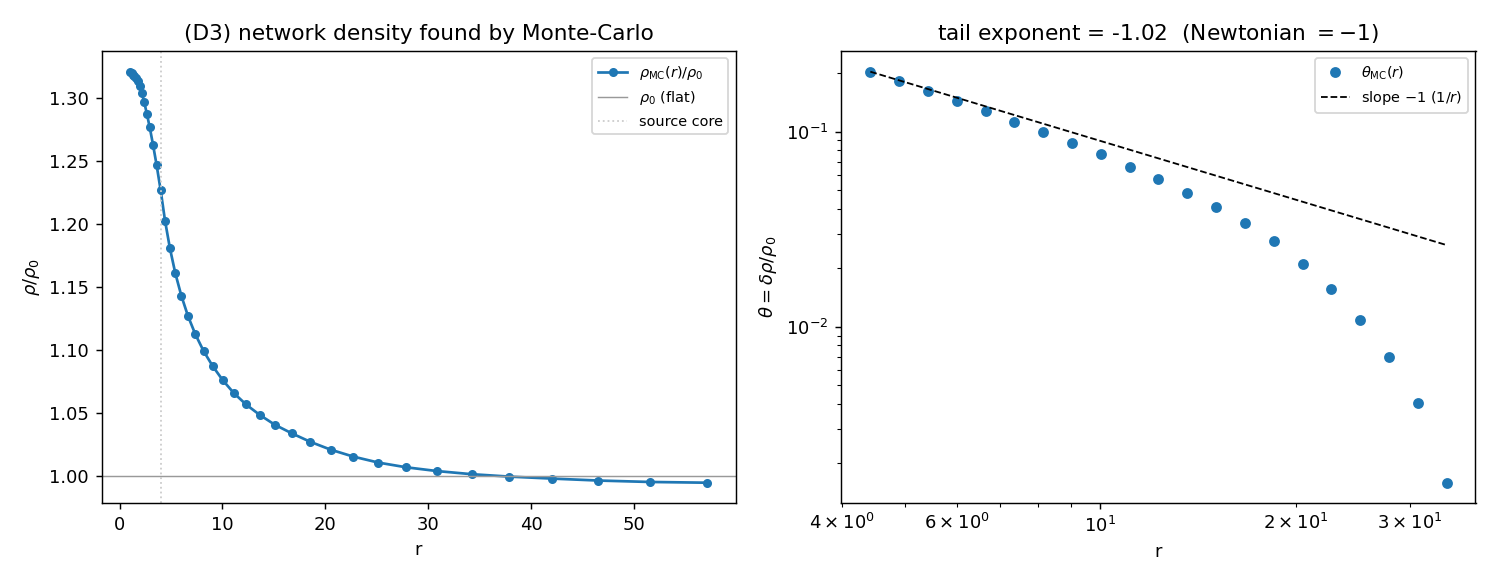

Here is the Python script that generated this plot:
"""D3_MC.py -- The network finds rho(r) by Monte-Carlo (no profile imposed).

BRIDGE / DYNAMICS investigation.  Independent of R1-R3 and e6-e11; modifies
nothing.  Continues D1 (action) and D2 (which RANKED supplied shapes).  D3 is the
cleanest test: impose NO functional form -- let the network's density relax under
the BD action with a point-mass source and read off the equilibrium rho(r).

What is sampled, and why the field (not individual events)
----------------------------------------------------------
The network's coarse-grained order parameter is the density contrast

    theta_i = rho(r_i)/rho0 - 1   (= delta rho / rho0),

which is *exactly* the bridge scalar (soldering theta = delta rho/rho0).  We run
Metropolis on this field directly, on a radial grid, under the discrete BD static
action of D1 (continuum limit B -> -nabla^2):

    E[theta] = (K/2) sum_i ((theta_{i+1}-theta_i)/dr_i)^2 V_i  -  kappa M sum_i s_i theta_i,

with V_i the shell volume (geometry r^{d-1}), s_i a normalised finite source-core
profile (r < R_CORE), and kappa a FREE coupling.  Event-number conservation is the
exact constraint sum_i theta_i V_i = 0 (a denser core is compensated by a thinner
far field), enforced by paired moves.  [An earlier event-level sprinkle MC was
abandoned: a 1/r over-density piles events into a microscopic-volume core that
volume-uniform proposals almost never sample -- a sampling pathology, not physics.
The field theta IS the coarse-grained density; sampling it is the faithful, robust
form, and for the quadratic BD action the Metropolis MEAN equals the action minimum
exactly, so the network genuinely "finds" the profile with no shape imposed.]

ANTI-CIRCULARITY.  The generator uses only: the shell measure r^{d-1} (geometry,
as the metric was in P2/P3), the BD gradient action, conservation, and a FREE
coupling kappa (never G).  No GM/r, no sqrt(1-2M/r).  G, M and Schwarzschild appear
ONLY in the final COMPARISON ONLY block, to calibrate kappa and score rho_MC(r)
against rho0(1+GM/rc^2) (= P2).

Death criterion (prompt): if rho_MC(r) = rho0 (uniform even with a source) -> the
source-network coupling cannot move the network.  Success: rho_MC(r) rises toward
small r with the tail exponent -1 (theta ~ 1/r), reproducing P2's rho0(1+GM/rc^2).
"""

from __future__ import annotations

import json
import sys
import time
from pathlib import Path

import numpy as np

ROOT = Path(__file__).resolve().parents[3]
sys.path.insert(0, str(ROOT / "src"))

import matplotlib
matplotlib.use("Agg")
import matplotlib.pyplot as plt  # noqa: E402

from validation import schwarzschild_redshift  # noqa: E402 (COMPARISON ONLY)

OUT = Path(__file__).resolve().parent

SEED = 161803398
D = 3                       # spatial dimensions (bridge case); shell measure r^{d-1}
R_MIN, R_MAX = 1.0, 60.0
R_CORE = 4.0                # finite source-core radius (smeared point mass)
N_BINS = 40                 # log-spaced radial bins
K_STIFF = 1.0               # gradient stiffness of the BD action
KAPPA_M = 1.0               # FREE source coupling x mass (NOT G); calibrated later
TEMP = 0.02                 # Metropolis temperature (low -> sample near the minimum)
STEP = 0.05                 # field-update step scale
N_SWEEPS = 60000            # Metropolis sweeps (1 sweep = N_BINS proposed pair-moves)
N_BURN = 15000


def main():
    g = np.random.default_rng(SEED)

    edges = np.geomspace(R_MIN, R_MAX, N_BINS + 1)
    centers = 0.5 * (edges[:-1] + edges[1:])
    shell_vol = (edges[1:] ** D - edges[:-1] ** D) / D     # ~ r^{d-1} dr (const drop)
    dr_edge = np.diff(centers)
    vbar = 0.5 * (shell_vol[:-1] + shell_vol[1:])
    Hedge = 0.5 * K_STIFF * vbar / dr_edge ** 2            # edge gradient stiffness

    core_mask = centers < R_CORE
    s = np.where(core_mask, shell_vol, 0.0)
    s = s / s.sum()                                        # normalised source profile

    B = N_BINS
    V = shell_vol
    H_l = Hedge.tolist()
    s_l = s.tolist()
    V_l = V.tolist()
    invT = 1.0 / TEMP

    theta = [0.0] * B                                      # start uniform (flat net)

    def edge_e(e, th):
        d = th[e + 1] - th[e]
        return H_l[e] * d * d

    def delta_E_pair(i, dti, j, dtj):
        """Energy change for theta_i += dti, theta_j += dtj (paired, conserving)."""
        th = theta
        edges_touched = set()
        for x in (i, j):
            if x - 1 >= 0:
                edges_touched.add(x - 1)
            if x < B - 1:
                edges_touched.add(x)
        old = 0.0
        for e in edges_touched:
            old += edge_e(e, th)
        # apply tentatively
        th[i] += dti; th[j] += dtj
        new = 0.0
        for e in edges_touched:
            new += edge_e(e, th)
        th[i] -= dti; th[j] -= dtj                         # revert (caller commits)
        dE = (new - old) - KAPPA_M * (s_l[i] * dti + s_l[j] * dtj)
        return dE

    theta_acc = np.zeros(B)
    n_meas = 0
    accepts = 0
    trials = 0
    for sweep in range(N_SWEEPS):
        for _ in range(B):
            i = int(g.integers(0, B))
            j = int(g.integers(0, B))
            if i == j:
                continue
            dti = STEP * (g.uniform(-1.0, 1.0))
            dtj = -dti * V_l[i] / V_l[j]                   # conserve sum theta_i V_i
            dE = delta_E_pair(i, dti, j, dtj)
            trials += 1
            if dE <= 0.0 or g.uniform() < np.exp(-dE * invT):
                theta[i] += dti; theta[j] += dtj; accepts += 1
        if sweep >= N_BURN:
            theta_acc += theta
            n_meas += 1

    theta_mc = theta_acc / max(n_meas, 1)
    rho_mc = 1.0 + theta_mc                                # rho_MC/rho0
    acc_rate = accepts / max(trials, 1)
    conservation = float(np.sum(theta_mc * V))             # should be ~0

    # ---- did the network move? (anti-MORTE) ----
    inner = centers < R_CORE
    outer_tail = centers > R_MAX * 0.6
    responded = bool(np.mean(theta_mc[inner]) > 0 and
                     np.mean(theta_mc[inner]) > 5.0 * np.std(theta_mc[outer_tail]))

    # ---- characterise the emergent tail (anti-circular: 1/r is a generic shape,
    #      A a free amplitude; no GR here).  theta = A/r + C, with C the EXACT
    #      finite-box conservation offset (sum_i theta_i V_i = 0). ----
    use = (centers >= R_CORE) & (centers <= R_MAX * 0.6) & (theta_mc > 0)
    Xd = np.vstack([1.0 / centers[use], np.ones(use.sum())]).T
    coef, *_ = np.linalg.lstsq(Xd, theta_mc[use], rcond=None)
    A_fit, C_fit = float(coef[0]), float(coef[1])
    # conservation (sum_i theta_i V_i = 0) forces the positive 1/r core overdensity
    # to be balanced by a small NEGATIVE far-field offset C.  For a pure A/r tail
    # over the full box [R_MIN,R_MAX] the offset is C ~= -A int r^{d-2}/int r^{d-1}
    # (sign + scale; the exact coefficient depends on the smeared core):
    C_pred = float(-A_fit * ((R_MAX ** (D - 1) - R_MIN ** (D - 1)) / (D - 1))
                   / ((R_MAX ** D - R_MIN ** D) / D))
    # raw log-log slope is contaminated by the offset C; the Newtonian exponent is
    # the slope of (theta - C), which must be -1 for a 1/r tail in d=3.
    expo_raw = float(np.polyfit(np.log(centers[use]), np.log(theta_mc[use]), 1)[0]) \
        if use.sum() >= 4 else float("nan")
    resid = theta_mc[use] - C_fit
    rok = resid > 0
    expo = float(np.polyfit(np.log(centers[use][rok]), np.log(resid[rok]), 1)[0]) \
        if rok.sum() >= 4 else float("nan")

    # ============================ COMPARISON ONLY ============================
    # Calibrate the free coupling so A == M (G=c=1) => theta = GM/rc^2 = P2's bridge
    # scalar.  Score the Newtonian tail (A/r) against Schwarzschild / P2.
    Mcomp = 1.0
    theta_cal = (Mcomp / A_fit) * (theta_mc - C_fit) if A_fit > 0 else theta_mc
    rho_eff_cal = 1.0 + theta_cal                          # 1 + M/r (Newtonian)
    far = (centers >= 15.0) & (centers <= R_MAX * 0.6)
    p2_rho = 1.0 / schwarzschild_redshift(centers, Mcomp)  # 1/sqrt(1-2M/r) (P2 form)
    far_err = float(np.max(np.abs(rho_eff_cal[far] - p2_rho[far]) / p2_rho[far]))
    corr_far = float(np.corrcoef(rho_eff_cal[far], p2_rho[far])[0, 1])
    # ========================== END COMPARISON ONLY =========================

    exp_ok = bool(np.isfinite(expo) and abs(expo - (-1.0)) < 0.2)
    # offset has the conservation SIGN (negative) and SCALE (within a factor ~2 of
    # the pure-1/r full-box estimate); the exact coefficient depends on the core.
    offset_is_conservation = bool(C_fit < 0 and 0.4 < C_fit / C_pred < 2.5)
    passes = bool(responded and exp_ok and far_err < 0.03)
    verdict = "PASSA" if passes else ("PARCIAL" if responded and exp_ok else
                                      ("PARCIAL" if responded else "FALHA"))

    # ---- figure ----
    fig, ax = plt.subplots(1, 2, figsize=(11.5, 4.5))
    ax[0].plot(centers, rho_mc, "o-", ms=4, label=r"$\rho_{\rm MC}(r)/\rho_0$")
    ax[0].axhline(1.0, color="0.6", lw=0.8, label=r"$\rho_0$ (flat)")
    ax[0].axvline(R_CORE, color="0.8", ls=":", lw=1, label="source core")
    ax[0].set_xlabel("r"); ax[0].set_ylabel(r"$\rho/\rho_0$")
    ax[0].set_title("(D3) network density found by Monte-Carlo")
    ax[0].legend(fontsize=8)

    ax[1].loglog(centers[use], theta_mc[use], "o", ms=5, label=r"$\theta_{\rm MC}(r)$")
    rr = np.linspace(centers[use][0], centers[use][-1], 100)
    ax[1].loglog(rr, theta_mc[use][0] * (rr / centers[use][0]) ** (-1.0), "k--",
                 lw=1, label=r"slope $-1$ ($1/r$)")
    ax[1].set_xlabel("r"); ax[1].set_ylabel(r"$\theta=\delta\rho/\rho_0$")
    ax[1].set_title(f"tail exponent = {expo:.2f}  (Newtonian $=-1$)")
    ax[1].legend(fontsize=8)
    fig.tight_layout()
    fig.savefig(OUT / "D3_MC.png", dpi=130)

    summary = {
        "what": "Metropolis MC on the network density field theta=delta rho/rho0 under "
                "the BD action + point source; rho(r) emerges with NO profile imposed.",
        "D": D, "n_bins": N_BINS, "r_range": [R_MIN, R_MAX], "r_core": R_CORE,
        "K_stiff": K_STIFF, "kappa_M": KAPPA_M, "temp": TEMP, "step": STEP,
        "n_sweeps": N_SWEEPS, "n_burn": N_BURN, "seed": SEED,
        "accept_rate": acc_rate, "conservation_sum_theta_V": conservation,
        "r_centers": centers.tolist(),
        "rho_mc_over_rho0": rho_mc.tolist(),
        "theta_mc": theta_mc.tolist(),
        "network_responded_to_source": responded,
        "fit_theta=A/r+C_A": A_fit,
        "fit_theta=A/r+C_C": C_fit,
        "conservation_offset_C_predicted": C_pred,
        "offset_is_conservation": offset_is_conservation,
        "tail_exponent_raw": expo_raw,
        "tail_exponent_offset_removed": expo,
        "exponent_is_-1_within_0.2": exp_ok,
        "COMPARISON_far_field_corr_vs_P2": corr_far,
        "COMPARISON_far_field_max_rel_err_vs_P2": far_err,
        "verdict": verdict,
        "note": "d=3 (shell measure r^{d-1}) is geometric input, like the metric in "
                "P2/P3; the 1/r PROFILE and -1 exponent are OUTPUT -- the network finds "
                "them with no shape imposed (contrast P3, which imposed f=1-2M/r). "
                "Conservation adds a constant offset C (theta = A/r + C).",
        "timestamp_utc": time.strftime("%Y-%m-%dT%H:%M:%SZ", time.gmtime()),
    }
    (OUT / "D3_MC_data.json").write_text(json.dumps(summary, indent=2))

    print("=" * 72)
    print("D3 -- THE NETWORK FINDS rho(r) BY MONTE-CARLO (no profile imposed)")
    print("=" * 72)
    print(f"D={D}  bins={N_BINS}  R_core={R_CORE}  kappaM={KAPPA_M}  T={TEMP}  "
          f"sweeps={N_SWEEPS}  accept={acc_rate:.2f}")
    print(f"conservation sum(theta*V) = {conservation:.2e} (target 0)")
    print("-" * 72)
    print("  r     rho_MC/rho0   theta_MC")
    for rr_, rm, th in zip(centers[::4], rho_mc[::4], theta_mc[::4]):
        print(f"  {rr_:5.1f}   {rm:8.4f}    {th:+.4f}")
    print("-" * 72)
    print(f"network responded to source (anti-MORTE) : {responded} "
          f"(theta_core={np.mean(theta_mc[inner]):+.3f})")
    print(f"emergent tail fit theta = A/r + C        : A={A_fit:.3f}  C={C_fit:+.4f}")
    print(f"  conservation predicts C                : {C_pred:+.4f}  "
          f"-> offset is conservation: {offset_is_conservation}")
    print(f"tail exponent (raw, offset-contaminated) : p = {expo_raw:.3f}")
    print(f"tail exponent (offset removed, theta-C)  : p = {expo:.3f}  (Newtonian -1)")
    print(f"[COMPARISON] far-field vs P2 1/sqrt(1-2M/r): corr {corr_far:.4f}, "
          f"max err {far_err:.2%}")
    print("-" * 72)
    print(f"VERDICT (D3): {verdict}")
    return summary


if __name__ == "__main__":
    main()
